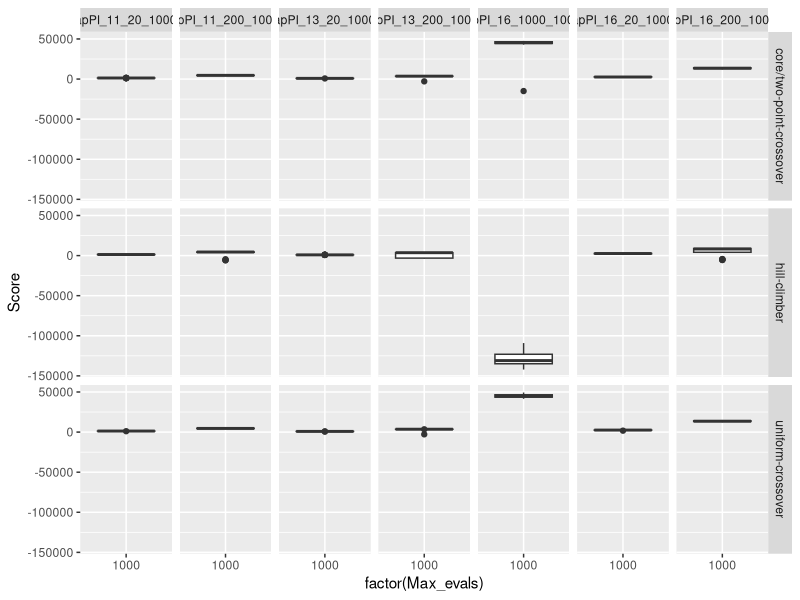
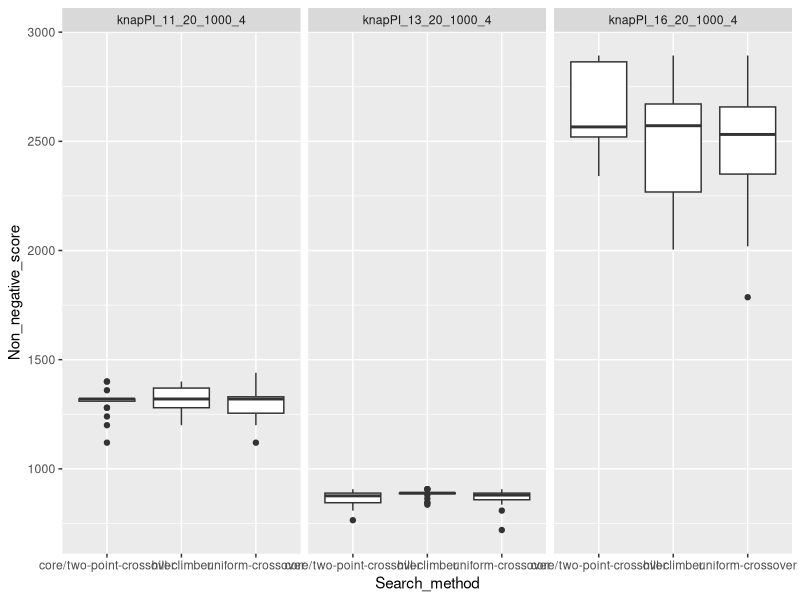
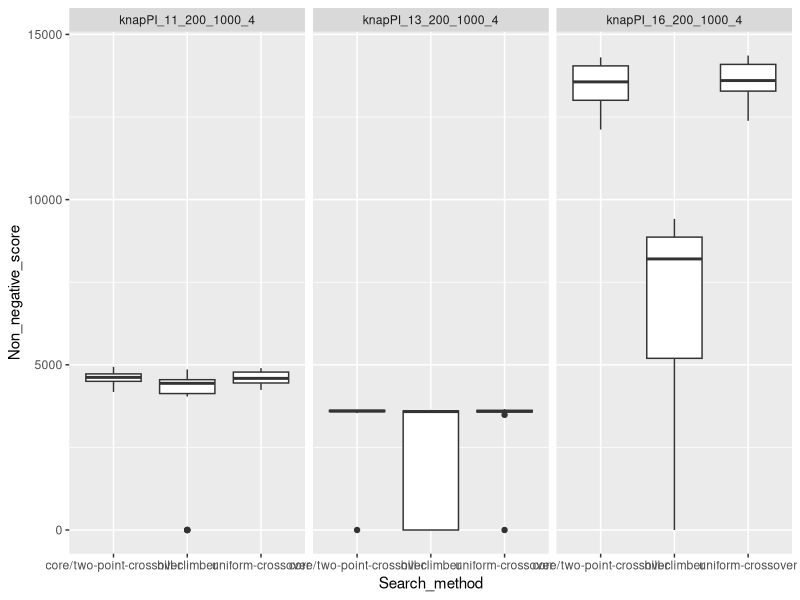
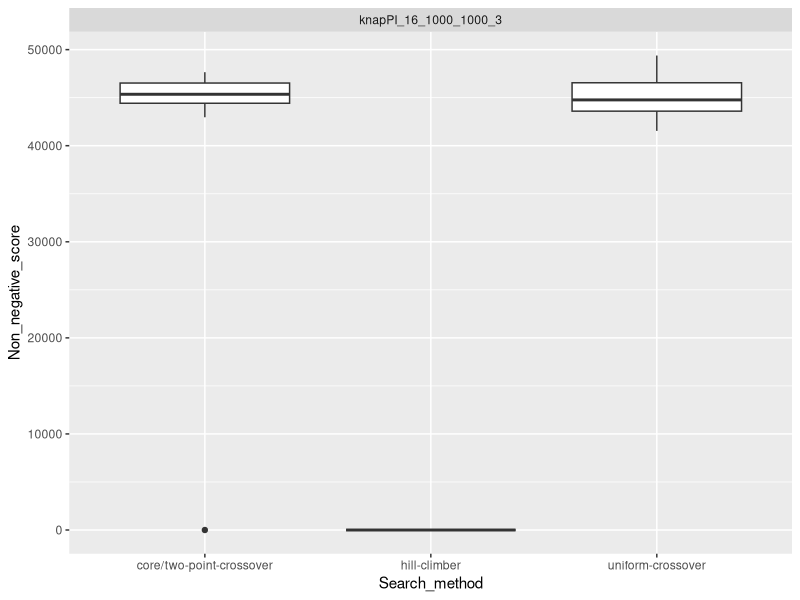

These figures' R source, in order:
## ---- chunk 1
data_1000_100 <- read.csv("test.txt", sep="")
data_1000_100$Non_negative_score = ifelse(data_1000_100$Score<0, 0, data_1000_100$Score)

## ---- chunk 2
library("ggplot2")
ggplot(data_1000_100, 
       aes(x=factor(Max_evals), y=Score, group=Max_evals)) + 
  geom_boxplot() + facet_grid(Search_method ~ Problem)

pairwise.wilcox.test(data_1000_100$Non_negative_score, data_1000_100$Search_method)
## ---- chunk 3
library("ggplot2")

twenty_item_problems = subset(data_1000_100, (Problem=="knapPI_11_20_1000_4")  | (Problem=="knapPI_13_20_1000_4") | (Problem=="knapPI_16_20_1000_4"))

ggplot(twenty_item_problems, aes(Search_method, Non_negative_score)) + geom_boxplot() + facet_grid(. ~ Problem)
## ---- chunk 4
library("ggplot2")

two_hundren_item_problems = subset(data_1000_100, (Problem=="knapPI_11_200_1000_4")  | (Problem=="knapPI_13_200_1000_4") | (Problem=="knapPI_16_200_1000_4"))

ggplot(two_hundren_item_problems, aes(Search_method, Non_negative_score)) + geom_boxplot() + facet_grid(. ~ Problem)
## ---- chunk 5
library("ggplot2")

thousand_item_problems = subset(data_1000_100, (Problem=="knapPI_16_1000_1000_3"))

ggplot(thousand_item_problems, aes(Search_method, Non_negative_score)) + geom_boxplot() + facet_grid(. ~ Problem)
